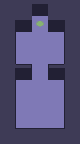

A level layout from a 2D game, rendered from its tile map. Below: a short description, then the map file with its tile-grid data intact:
An orthogonal 5x9 tile map with 16x16 px tiles, 2 tile layers (tiles, win), 1 hidden layer not drawn and 4 objects (2x Door, PlayerStart, DoorToggle).

<map version="1.2" tiledversion="1.3.2" orientation="orthogonal" renderorder="right-down" compressionlevel="0" width="5" height="9" tilewidth="16" tileheight="16" infinite="0" nextlayerid="7" nextobjectid="11">
 <editorsettings>
  <export target="../Maps/map_3.json" format="json" />
 </editorsettings>
 <properties>
  <property name="Name" value="Press X, And Redo" />
 </properties>
 <tileset firstgid="1" source="Tiles_1.tsx" />
 <layer id="1" name="tiles" width="5" height="9">
  <data encoding="csv">
6,6,2,6,6,
1,2,4,2,3,
21,22,22,22,23,
21,22,22,22,23,
1,51,22,50,3,
21,22,22,22,23,
21,22,22,22,23,
21,22,22,22,23,
41,42,42,42,43
</data>
 </layer>
 <layer id="5" name="collidable" width="5" height="9" visible="0">
  <data encoding="csv">
42,42,42,42,42,
42,42,0,42,42,
42,0,0,0,42,
42,0,0,0,42,
42,42,0,42,42,
42,0,0,0,42,
42,0,0,0,42,
42,0,0,0,42,
42,42,42,42,42
</data>
 </layer>
 <layer id="6" name="win" width="5" height="9">
  <data encoding="csv">
0,0,0,0,0,
0,0,4,0,0,
0,0,0,0,0,
0,0,0,0,0,
0,0,0,0,0,
0,0,0,0,0,
0,0,0,0,0,
0,0,0,0,0,
0,0,0,0,0
</data>
 </layer>
 <objectgroup id="4" name="entities">
  <object id="4" type="PlayerStart" x="36.3636" y="36.7273" width="7.63636" height="6" />
  <object id="6" name="1" type="DoorToggle" x="35.5568" y="83.5568" width="9.375" height="8.125" />
  <object id="9" name="1" type="Door" x="38.7273" y="69.5341" width="3.5" height="3.375">
   <properties>
    <property name="Blocking" value="False" />
   </properties>
  </object>
  <object id="10" name="1" type="Door" x="37.75" y="21.892" width="3.5" height="3.375">
   <properties>
    <property name="Blocking" value="True" />
   </properties>
  </object>
 </objectgroup>
</map>
